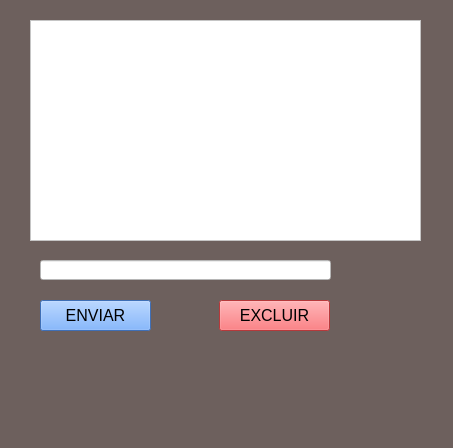
<?xml version="1.0" encoding="UTF-8"?>
<ui version="4.0">
 <class>MainWindow</class>
 <widget class="QMainWindow" name="MainWindow">
  <property name="geometry">
   <rect>
    <x>0</x>
    <y>0</y>
    <width>453</width>
    <height>448</height>
   </rect>
  </property>
  <property name="windowTitle">
   <string>MainWindow</string>
  </property>
  <property name="styleSheet">
   <string notr="true">background-color: rgb(192, 202, 255);
background-color: rgb(109, 96, 93);</string>
  </property>
  <widget class="QWidget" name="centralwidget">
   <widget class="QListWidget" name="listWidget">
    <property name="geometry">
     <rect>
      <x>30</x>
      <y>20</y>
      <width>391</width>
      <height>221</height>
     </rect>
    </property>
    <property name="font">
     <font>
      <pointsize>12</pointsize>
     </font>
    </property>
    <property name="styleSheet">
     <string notr="true">background-color: rgb(255, 255, 255);</string>
    </property>
   </widget>
   <widget class="QLineEdit" name="lineEdit">
    <property name="geometry">
     <rect>
      <x>40</x>
      <y>260</y>
      <width>291</width>
      <height>20</height>
     </rect>
    </property>
    <property name="font">
     <font>
      <pointsize>11</pointsize>
     </font>
    </property>
    <property name="styleSheet">
     <string notr="true">background-color: rgb(255, 255, 255);</string>
    </property>
   </widget>
   <widget class="QPushButton" name="pushButton">
    <property name="geometry">
     <rect>
      <x>40</x>
      <y>300</y>
      <width>111</width>
      <height>31</height>
     </rect>
    </property>
    <property name="font">
     <font>
      <pointsize>12</pointsize>
     </font>
    </property>
    <property name="styleSheet">
     <string notr="true">background-color: rgb(88, 155, 255);</string>
    </property>
    <property name="text">
     <string>ENVIAR</string>
    </property>
   </widget>
   <widget class="QPushButton" name="pushButton_2">
    <property name="geometry">
     <rect>
      <x>219</x>
      <y>300</y>
      <width>111</width>
      <height>31</height>
     </rect>
    </property>
    <property name="font">
     <font>
      <pointsize>12</pointsize>
     </font>
    </property>
    <property name="styleSheet">
     <string notr="true">background-color: rgb(255, 80, 83);</string>
    </property>
    <property name="text">
     <string>EXCLUIR</string>
    </property>
   </widget>
  </widget>
  <widget class="QMenuBar" name="menubar">
   <property name="geometry">
    <rect>
     <x>0</x>
     <y>0</y>
     <width>453</width>
     <height>21</height>
    </rect>
   </property>
  </widget>
  <widget class="QStatusBar" name="statusbar"/>
 </widget>
 <resources/>
 <connections/>
</ui>
